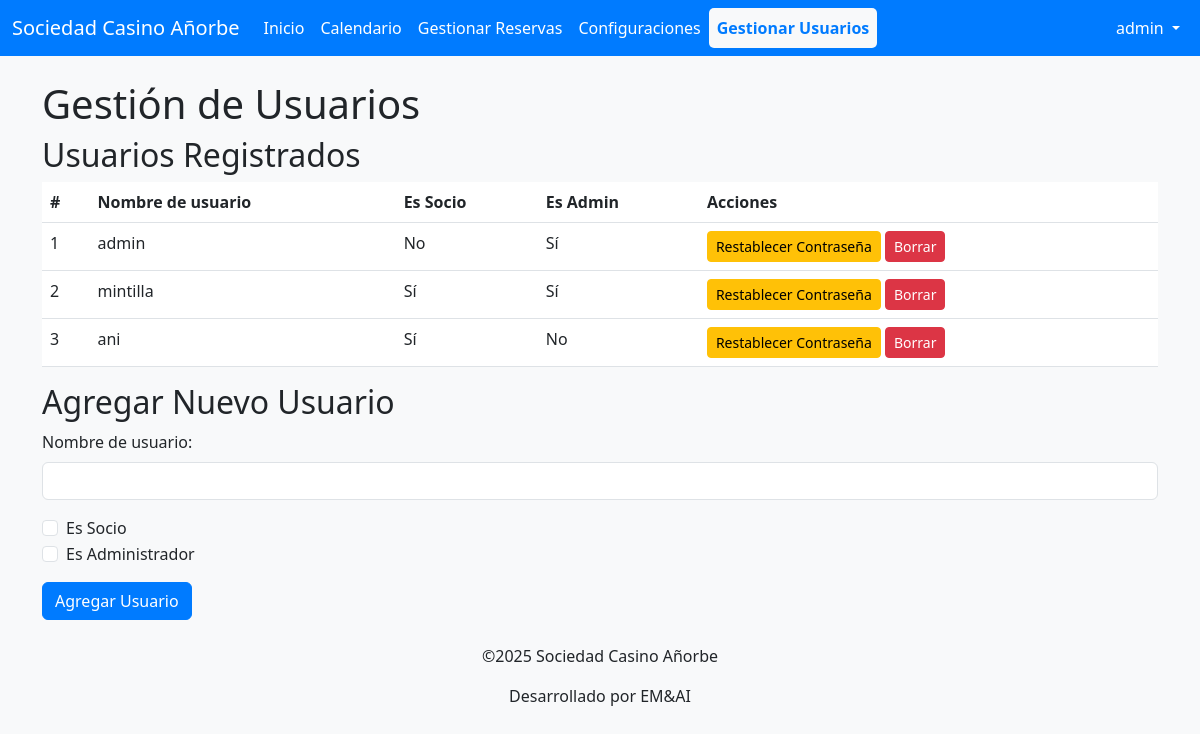
The page /admin (signed in) on the database its author committed.
### app.py (models this page shows)
class User(UserMixin, db.Model):
    id = db.Column(db.Integer, primary_key=True)
    username = db.Column(db.String(80), unique=True, nullable=False)
    password = db.Column(db.String(120))  # La contraseña puede ser NULL inicialmente
    es_socio = db.Column(db.Boolean, default=False)  # Indica si el usuario es un socio
    es_admin = db.Column(db.Boolean, default=False)  # Indica si el usuario es un administrador
    reservas = db.relationship('Reserva', backref='usuario', lazy=True)

### app.py (the view)
@app.route('/admin')
@login_required
def admin():
    if not current_user.es_admin:
        flash('No tienes permisos de administrador', 'error')
        return redirect(url_for('index'))
    usuarios = User.query.all()
    return render_template('admin.html', usuarios=usuarios)

### app.py (called while the page is built)
@login_manager.user_loader
def load_user(user_id):
    return User.query.get(int(user_id))

### templates/admin.html
{% extends "base.html" %}
{% block content %}
<h1>Gestión de Usuarios</h1>
<h2>Usuarios Registrados</h2>
<table class="table">
    <thead>
        <tr>
            <th>#</th>
            <th>Nombre de usuario</th>
            <th>Es Socio</th>
            <th>Es Admin</th>
            <th>Acciones</th>
        </tr>
    </thead>
    <tbody>
        {% for usuario in usuarios %}
        <tr>
            <td>{{ loop.index }}</td>
            <td>{{ usuario.username }}</td>
            <td>{{ 'Sí' if usuario.es_socio else 'No' }}</td>
            <td>{{ 'Sí' if usuario.es_admin else 'No' }}</td>
            <td>
                <form action="{{ url_for('restablecer_contrasena_admin', user_id=usuario.id) }}" method="POST" style="display:inline;">
                    <button type="submit" class="btn btn-warning btn-sm">Restablecer Contraseña</button>
                </form>
                <form action="{{ url_for('borrar_usuario', user_id=usuario.id) }}" method="POST" style="display:inline;">
                    <button type="submit" class="btn btn-danger btn-sm">Borrar</button>
                </form>
            </td>
        </tr>
        {% endfor %}
    </tbody>
</table>
<h2>Agregar Nuevo Usuario</h2>
<form action="{{ url_for('agregar_usuario') }}" method="POST" class="mb-4">
    <div class="mb-3">
        <label for="username" class="form-label">Nombre de usuario:</label>
        <input type="text" id="username" name="username" class="form-control" required>
    </div>
    <div class="mb-3">
        <div class="form-check">
            <input type="checkbox" id="es_socio" name="es_socio" class="form-check-input">
            <label for="es_socio" class="form-check-label">Es Socio</label>
        </div>
        <div class="form-check">
            <input type="checkbox" id="es_admin" name="es_admin" class="form-check-input">
            <label for="es_admin" class="form-check-label">Es Administrador</label>
        </div>
    </div>
    <button type="submit" class="btn btn-primary">Agregar Usuario</button>
</form>
{% endblock %}

### templates/base.html (shortened to what this page needs)
<!DOCTYPE html>
<html lang="es">
<head>
    <link href="https://cdn.jsdelivr.net/npm/bootstrap@5.3.0/dist/css/bootstrap.min.css" rel="stylesheet">
    <link href="https://cdn.jsdelivr.net/npm/fullcalendar@5.11.3/main.min.css" rel="stylesheet">
    <link rel="stylesheet" href="{{ url_for('static', filename='styles.css') }}">
</head>
<body>
    <header>
        <nav class="navbar navbar-expand-lg navbar-light bg-light">
            <div class="container-fluid">
                <a class="navbar-brand" href="/">Sociedad Casino Añorbe</a>
                <div class="collapse navbar-collapse" id="navbarNav">
                    <ul class="navbar-nav me-auto">
                        <li class="nav-item">
                            <a class="nav-link {% if request.endpoint == 'index' %}active{% endif %}" href="{{ url_for('index') }}">Inicio</a>
                        </li>
                        <li class="nav-item">
                            <a class="nav-link {% if request.endpoint == 'calendar' %}active{% endif %}" href="{{ url_for('calendar') }}">Calendario</a>
                        </li>
                        {% if current_user.is_authenticated and current_user.es_admin %}
                        <li class="nav-item">
                            <a class="nav-link {% if request.endpoint == 'admin_reservas' %}active{% endif %}" href="{{ url_for('admin_reservas') }}">Gestionar Reservas</a>
                        </li>
                        <li class="nav-item">
                            <a class="nav-link {% if request.endpoint == 'admin_configuraciones' %}active{% endif %}" href="{{ url_for('admin_configuraciones') }}">Configuraciones</a>
                        </li>
                        <li class="nav-item">
                            <a class="nav-link {% if request.endpoint == 'admin' %}active{% endif %}" href="{{ url_for('admin') }}">Gestionar Usuarios</a>
                        </li>
                        {% endif %}
                    </ul>
                    <ul class="navbar-nav">
                        {% if current_user.is_authenticated %}
                        <li class="nav-item dropdown">
                            <a class="nav-link dropdown-toggle" href="#" id="navbarDropdown" role="button" data-bs-toggle="dropdown" aria-expanded="false">
                                {{ current_user.username }}
                            </a>
                        </li>
                        {% else %}
                        <li class="nav-item">
                            <a class="nav-link" href="{{ url_for('login') }}">Iniciar sesión</a>
                        </li>
                        {% endif %}
                    </ul>
                </div>
            </div>
        </nav>
    </header>
    <main class="container mt-4">
        {% block content %}{% endblock %}
    </main>
 <footer>
      <p>©2025 Sociedad Casino Añorbe</p>
      <p>Desarrollado por EM&AI</p>
</footer>
</body>
</html>

### static/styles.css (style rules this page uses)
body { background-color: #f8f9fa; }
.navbar { background-color: #007bff !important; }
.navbar-brand, .nav-link { color: white !important; }
.btn-primary { background-color: #007bff; border-color: #007bff; }
.nav-link.active { font-weight: bold; color: #007bff !important; background-color: #f8f9fa; border-radius: 5px; }
footer { text-align: center; margin-top: 20px; }

### rows shown on the page
User: username "admin", es_socio "No", es_admin "Sí"
User: username "mintilla", es_socio "Sí", es_admin "Sí"
User: username "ani", es_socio "Sí", es_admin "No"
